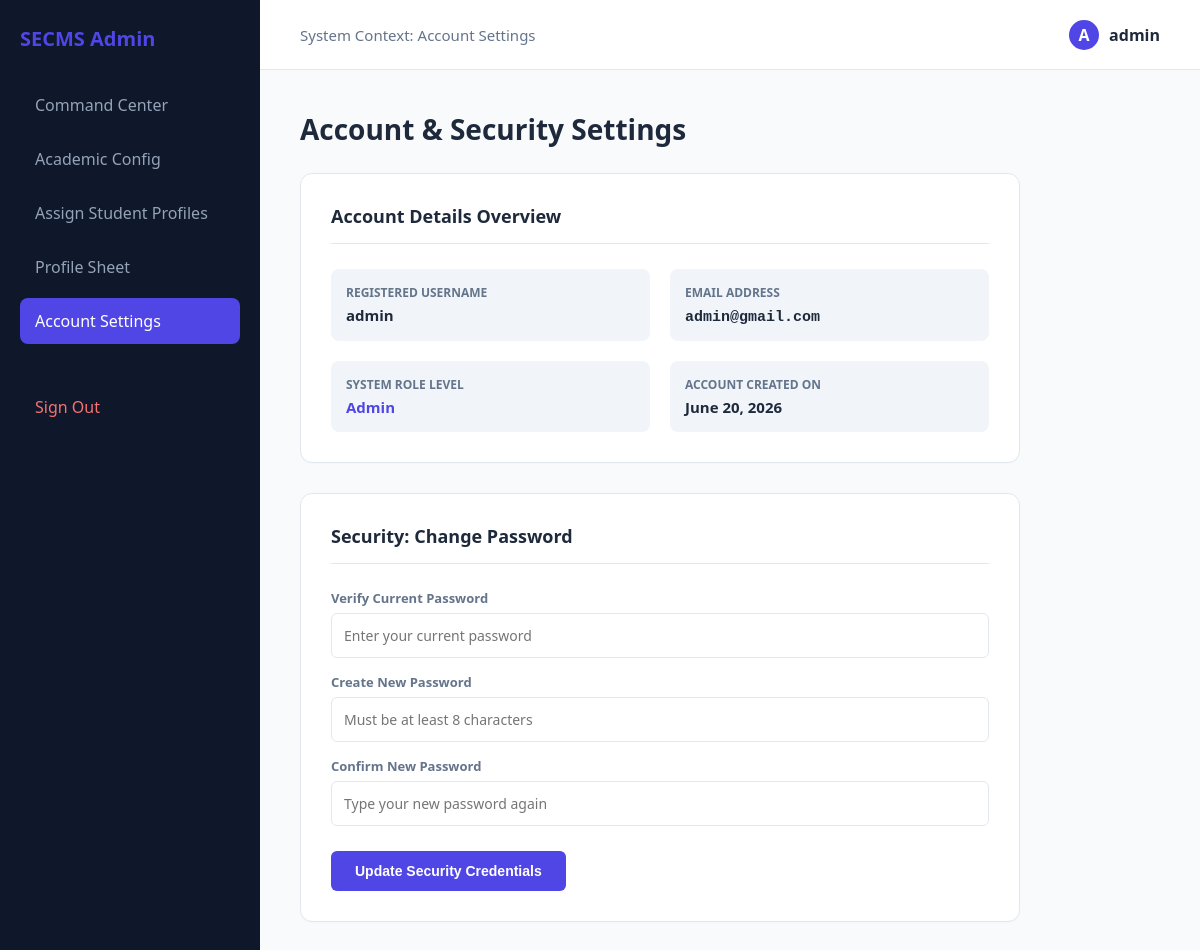
Screenshot of /profile.php (signed in) with the database file from the repository.
### tables this page shows
CREATE TABLE `users` (
  `id` int(11) NOT NULL,
  `username` varchar(50) NOT NULL,
  `password` varchar(255) NOT NULL,
  `email` varchar(100) NOT NULL,
  `role` enum('admin','faculty','student') NOT NULL,
  `status` enum('pending','approved') DEFAULT 'pending',
  `created_at` timestamp NOT NULL DEFAULT current_timestamp(),
  `course_code` varchar(20) DEFAULT NULL,
  `batch_id` int(11) DEFAULT NULL
);

### profile.php (the view, shortened to what this page needs)
<?php
include 'db_connect.php';
$user_id = $_SESSION['user_id'];
$role = $_SESSION['role'];
$user_sql = "SELECT username, email, role, created_at FROM users WHERE id = $user_id";
$user_result = $conn->query($user_sql)->fetch_assoc();
$sidebar_title = "SECMS";
$sidebar_html = "";
if ($role === 'admin') {
    $sidebar_title = "SECMS Admin";
    $sidebar_html = '
        <a href="admin_dashboard.php">Command Center</a>
        <a href="manage_academic_config.php">Academic Config</a>
        <a href="admin_assign_student.php">Assign Student Profiles</a>
        <a href="admin_profile.php">Profile Sheet</a>
        <a href="profile.php" class="active">Account Settings</a>
    ';
}
?>
<!DOCTYPE html>
<html lang="en">
<head>
</head>
<body>
<div class="sidebar">
    <h3><?php echo $sidebar_title; ?></h3>
    <?php echo $sidebar_html; ?>
    <a href="logout.php" style="color: #f87171; margin-top: 40px; display: block;">Sign Out</a>
</div>
<div class="workspace">
    <header class="top-header">
        <div style="font-size: 15px; font-weight: 500; color: #64748b;">System Context: <span>Account Settings</span></div>
        <div style="font-weight: 600; display: flex; align-items: center; gap: 10px;">
            <div style="width: 30px; height: 30px; background: var(--accent); color: white; border-radius: 50%; display: flex; align-items: center; justify-content: center;">
                <?php echo strtoupper(substr($user_result['username'], 0, 1)); ?>
            </div>
            <?php echo htmlspecialchars($user_result['username']); ?>
        </div>
    </header>
    <main class="main-content">
        <h1>Account & Security Settings</h1>
        <div class="card">
            <h2>Account Details Overview</h2>
            <div class="info-grid">
                <div class="info-item">
                    <div class="info-label">Registered Username</div>
                    <div class="info-value"><?php echo htmlspecialchars($user_result['username']); ?></div>
                </div>
                <div class="info-item">
                    <div class="info-label">Email Address</div>
                    <div class="info-value"><code><?php echo htmlspecialchars($user_result['email']); ?></code></div>
                </div>
                <div class="info-item">
                    <div class="info-label">System Role Level</div>
                    <div class="info-value" style="text-transform: capitalize; color: var(--accent);"><?php echo htmlspecialchars($user_result['role']); ?></div>
                </div>
                <div class="info-item">
                    <div class="info-label">Account Created On</div>
                    <div class="info-value"><?php echo date('F d, Y', strtotime($user_result['created_at'])); ?></div>
                </div>
            </div>
        </div>
        <div class="card">
            <h2>Security: Change Password</h2>
            <form action="profile.php" method="POST">
                <label for="current_password">Verify Current Password</label>
                <input type="password" name="current_password" id="current_password" placeholder="Enter your current password" required>
                <label for="new_password">Create New Password</label>
                <input type="password" name="new_password" id="new_password" placeholder="Must be at least 8 characters" required>
                <label for="confirm_password">Confirm New Password</label>
                <input type="password" name="confirm_password" id="confirm_password" placeholder="Type your new password again" required>
                <button type="submit" name="update_password">Update Security Credentials</button>
            </form>
        </div>
    </main>
</div>
</body>
</html>

### rows the page displays
users: username "A", username "admin", email "admin@gmail.com", role "Admin", created_at "June 20, 2026"

### other values shown
$sidebar_title "SECMS Admin"
